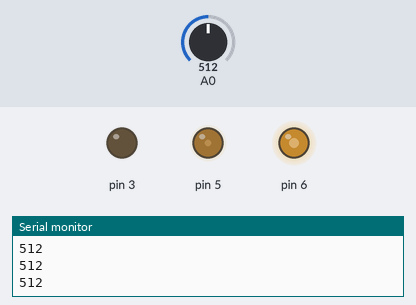
Simulated run of this sketch. Board: Arduino Uno, built with avr-gcc and run on an emulated ATmega328P. On the bench: output pins drawn as LEDs (lit = HIGH), the last lines printed to the serial monitor. Inputs (shaded band) come from the test bench; at power-on: A0 = 512.

Above: at 1.3 s.
1.4 s: A0 set to 716
At 2.5 s:
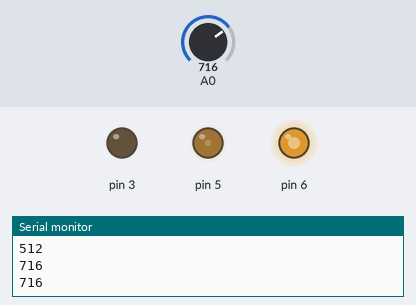
3.0 s: A0 set to 900
At 3.7 s:
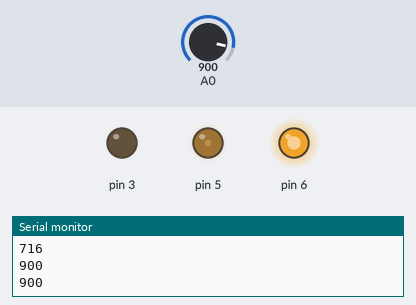
4.5 s: A0 set to 122
At 4.9 s:
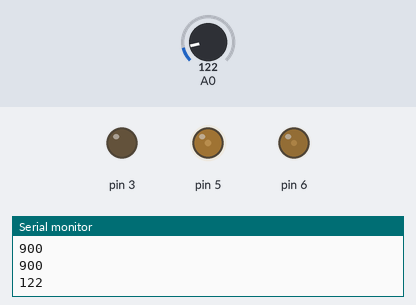
6.0 s: A0 set to 0
At 7.2 s:
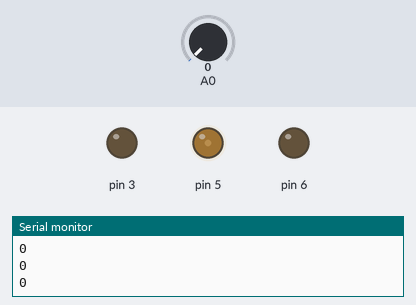
7.5 s: A0 set to 511
At 8.4 s:
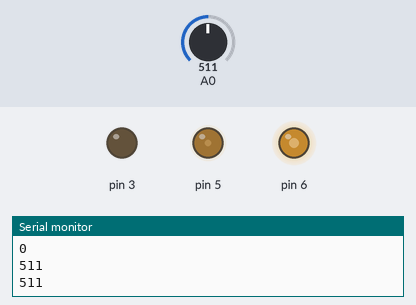
Timing chart, 0 to 10.0 s (numbered marks = the images above; inputs shaded):
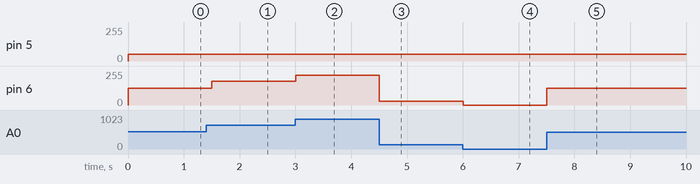

Measured:
- after the input at 1.4 s, pin 6: 127/255 → 178/255 after 0.10 s
- after the input at 3.0 s, pin 6: 178/255 → 224/255 at once
- after the input at 4.5 s, pin 6: 224/255 → 30/255 at once
- after the input at 6.0 s, pin 6: 30/255 → 0/255 at once
- after the input at 7.5 s, pin 6: 0/255 → 127/255 at once

The sketch:

3_led.ino
```cpp
void setup() {
  Serial.begin(9600);
}

void loop() {
  int vr;
  vr=analogRead(A0);

  Serial.println(vr);

  analogWrite(6,map(vr,0,1023,0,255));
  analogWrite(5,50);
  analogWrite(3,0);
  delay(500);

}
```
